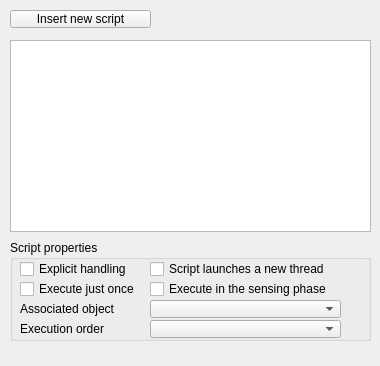
<?xml version="1.0" encoding="UTF-8"?>
<ui version="4.0">
 <class>CQDlgScripts</class>
 <widget class="QDialog" name="CQDlgScripts">
  <property name="geometry">
   <rect>
    <x>0</x>
    <y>0</y>
    <width>380</width>
    <height>366</height>
   </rect>
  </property>
  <property name="windowTitle">
   <string>Scripts</string>
  </property>
  <property name="locale">
   <locale language="English" country="UnitedStates"/>
  </property>
  <widget class="QToolButton" name="qqAddNewScript">
   <property name="geometry">
    <rect>
     <x>10</x>
     <y>10</y>
     <width>141</width>
     <height>18</height>
    </rect>
   </property>
   <property name="focusPolicy">
    <enum>Qt::StrongFocus</enum>
   </property>
   <property name="text">
    <string>Insert new script</string>
   </property>
  </widget>
  <widget class="QGroupBox" name="groupBox_2">
   <property name="geometry">
    <rect>
     <x>10</x>
     <y>240</y>
     <width>361</width>
     <height>101</height>
    </rect>
   </property>
   <property name="title">
    <string>Script properties</string>
   </property>
   <property name="flat">
    <bool>true</bool>
   </property>
   <widget class="QCheckBox" name="qqExplicitHandling">
    <property name="geometry">
     <rect>
      <x>10</x>
      <y>20</y>
      <width>131</width>
      <height>18</height>
     </rect>
    </property>
    <property name="focusPolicy">
     <enum>Qt::StrongFocus</enum>
    </property>
    <property name="text">
     <string>Explicit handling</string>
    </property>
   </widget>
   <widget class="QCheckBox" name="qqThreaded">
    <property name="geometry">
     <rect>
      <x>140</x>
      <y>20</y>
      <width>191</width>
      <height>18</height>
     </rect>
    </property>
    <property name="focusPolicy">
     <enum>Qt::StrongFocus</enum>
    </property>
    <property name="text">
     <string>Script launches a new thread</string>
    </property>
   </widget>
   <widget class="QCheckBox" name="qqExecuteOnce">
    <property name="geometry">
     <rect>
      <x>10</x>
      <y>40</y>
      <width>131</width>
      <height>18</height>
     </rect>
    </property>
    <property name="focusPolicy">
     <enum>Qt::StrongFocus</enum>
    </property>
    <property name="text">
     <string>Execute just once</string>
    </property>
   </widget>
   <widget class="QCheckBox" name="qqExecuteInSensingPhase">
    <property name="geometry">
     <rect>
      <x>140</x>
      <y>40</y>
      <width>191</width>
      <height>18</height>
     </rect>
    </property>
    <property name="focusPolicy">
     <enum>Qt::StrongFocus</enum>
    </property>
    <property name="text">
     <string>Execute in the sensing phase</string>
    </property>
   </widget>
   <widget class="QLabel" name="label">
    <property name="geometry">
     <rect>
      <x>10</x>
      <y>60</y>
      <width>131</width>
      <height>18</height>
     </rect>
    </property>
    <property name="text">
     <string>Associated object</string>
    </property>
   </widget>
   <widget class="QComboBox" name="qqAssociatedObjectCombo">
    <property name="geometry">
     <rect>
      <x>140</x>
      <y>60</y>
      <width>191</width>
      <height>18</height>
     </rect>
    </property>
    <property name="maxVisibleItems">
     <number>50</number>
    </property>
   </widget>
   <widget class="QLabel" name="label_2">
    <property name="geometry">
     <rect>
      <x>10</x>
      <y>80</y>
      <width>131</width>
      <height>18</height>
     </rect>
    </property>
    <property name="text">
     <string>Execution order</string>
    </property>
   </widget>
   <widget class="QComboBox" name="qqExecutionOrder">
    <property name="geometry">
     <rect>
      <x>140</x>
      <y>80</y>
      <width>191</width>
      <height>18</height>
     </rect>
    </property>
   </widget>
  </widget>
  <widget class="QListWidget" name="qqScriptList">
   <property name="geometry">
    <rect>
     <x>10</x>
     <y>40</y>
     <width>361</width>
     <height>192</height>
    </rect>
   </property>
   <property name="editTriggers">
    <set>QAbstractItemView::EditKeyPressed</set>
   </property>
   <property name="alternatingRowColors">
    <bool>false</bool>
   </property>
   <property name="selectionRectVisible">
    <bool>false</bool>
   </property>
  </widget>
 </widget>
 <resources/>
 <connections/>
</ui>
